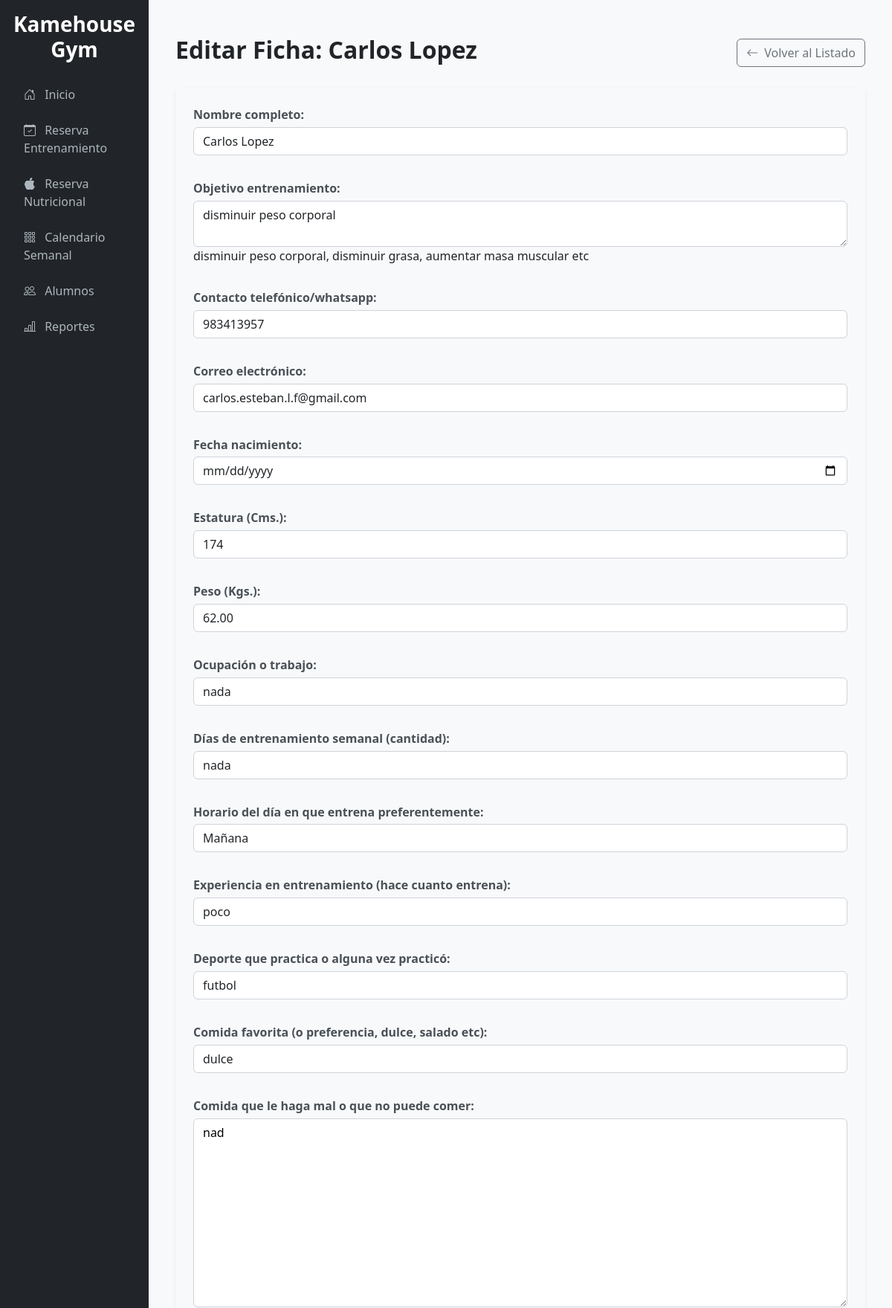
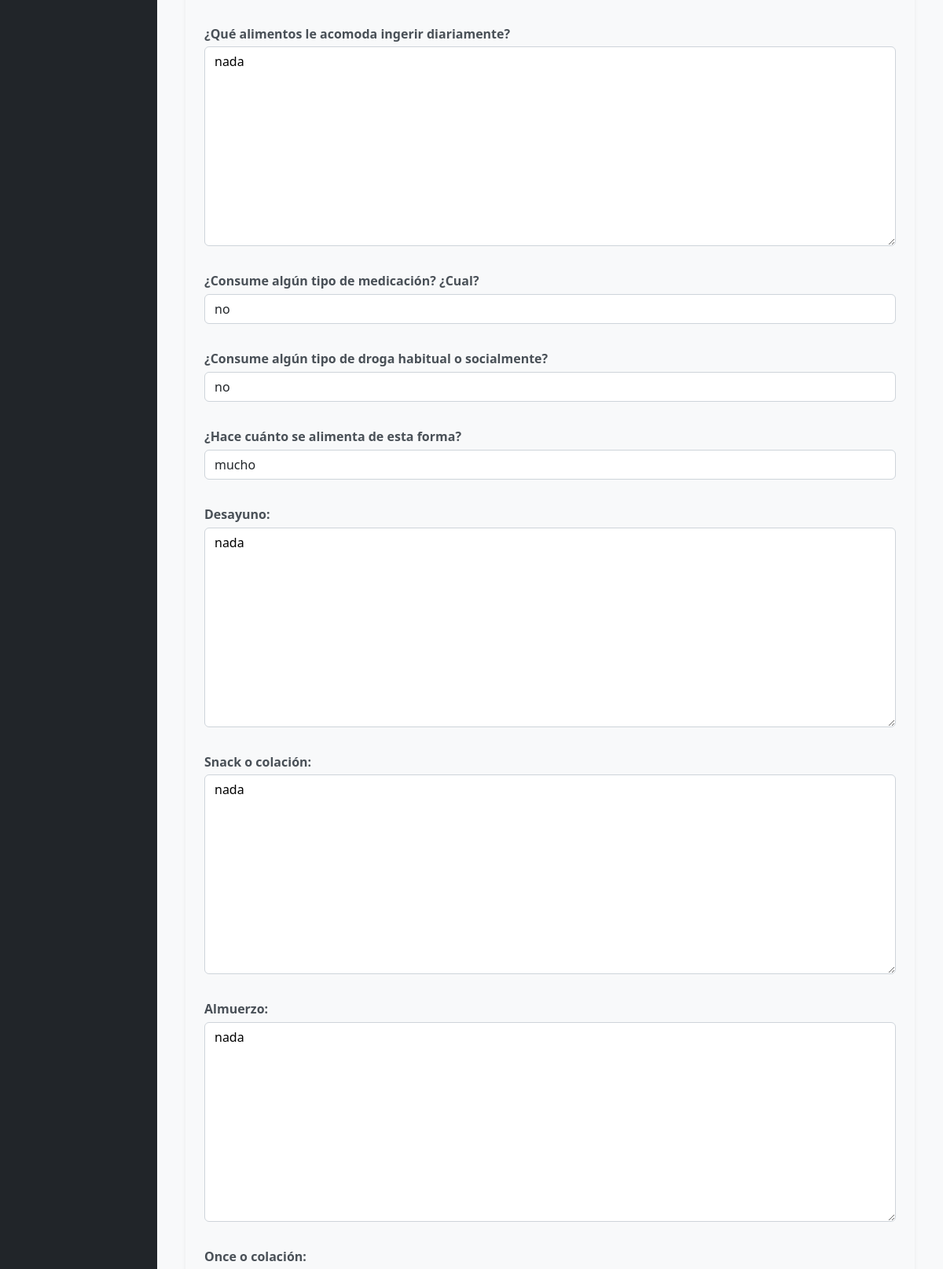
Screenshot of /gym/alumnos/1/editar/ (signed in, upper part) with the database file from the repository (2 pictures, top to bottom).
### reservas/models.py (models this page shows, shortened)
class FichaAlumno(models.Model):
    usuario = models.OneToOneField(User, on_delete=models.SET_NULL, null=True, blank=True, related_name='ficha')
    fecha_registro = models.DateField(auto_now_add=True)
    nombre_completo = models.CharField(max_length=200)
    objetivo = models.TextField(verbose_name="Objetivo entrenamiento", help_text="disminuir peso corporal, disminuir grasa, aumentar masa muscular etc")
    telefono = models.CharField(max_length=20, verbose_name="Contacto telefónico/whatsapp")
    correo = models.EmailField(blank=True, null=True, verbose_name="Correo electrónico")
    fecha_nacimiento = models.DateField()
    estatura = models.PositiveIntegerField(verbose_name="Estatura (Cms.)")
    peso = models.DecimalField(max_digits=5, decimal_places=2, verbose_name="Peso (Kgs.)")
    ocupacion = models.CharField(max_length=200, verbose_name="Ocupación o trabajo")
    dias_semanales = models.CharField(max_length=50, verbose_name="Días de entrenamiento semanal (cantidad)")
    horario_preferente = models.CharField(max_length=100, verbose_name="Horario del día en que entrena preferentemente")
    experiencia = models.CharField(max_length=200, verbose_name="Experiencia en entrenamiento (hace cuanto entrena)")
    deporte_previo = models.CharField(max_length=200, verbose_name="Deporte que practica o alguna vez practicó", blank=True)
    comida_favorita = models.CharField(max_length=255, verbose_name="Comida favorita (o preferencia, dulce, salado etc)", blank=True)
    intolerancias = models.TextField(verbose_name="Comida que le haga mal o que no puede comer", blank=True)
    alimentos_diarios = models.TextField(verbose_name="¿Qué alimentos le acomoda ingerir diariamente?", blank=True)
    medicacion = models.CharField(max_length=255, verbose_name="¿Consume algún tipo de medicación? ¿Cual?", blank=True)
    drogas = models.CharField(max_length=255, verbose_name="¿Consume algún tipo de droga habitual o socialmente?", blank=True)
    dieta_tiempo = models.CharField(max_length=200, verbose_name="¿Hace cuánto se alimenta de esta forma?", blank=True)
    comida_desayuno = models.TextField(verbose_name="Desayuno", blank=True)
    comida_snack1 = models.TextField(verbose_name="Snack o colación", blank=True)
    comida_almuerzo = models.TextField(verbose_name="Almuerzo", blank=True)
    comida_once = models.TextField(verbose_name="Once o colación", blank=True)
    comida_cena = models.TextField(verbose_name="Cena o ultima comida del dia", blank=True)
    lesiones = models.TextField(verbose_name="Lesiones, problemas, operación/tratamiento médico", blank=True)
    enfermedades_familiares = models.TextField(verbose_name="Enfermedades/patologías familiares", blank=True)
    hora_despertar = models.TimeField(verbose_name="¿A qué hora usted generalmente se despierta o levanta?", null=True, blank=True)
    hora_dormir = models.TimeField(verbose_name="¿a qué hora usted generalmente se duerme o acuesta?", null=True, blank=True)
    suplementos = models.TextField(verbose_name="Suplementos que ha consumido, tiempo y administración", blank=True)
    comentario_adicional = models.TextField(verbose_name="Comentario adicional", blank=True)
    class Meta:
        verbose_name = "Ficha de Alumno"
        verbose_name_plural = "Fichas de Alumnos"

### reservas/views.py (the view)
# urls.py: path('alumnos/<int:pk>/editar/', views.editar_alumno, name='editar_alumno'),
@login_required
def editar_alumno(request, pk):
    alumno = get_object_or_404(FichaAlumno, pk=pk)
    if request.method == 'POST':
        form = FichaAlumnoForm(request.POST, instance=alumno)
        if form.is_valid():
            form.save()
            return redirect('lista_alumnos')
    else:
        form = FichaAlumnoForm(instance=alumno)
    return render(request, 'admin_gym/editar_alumno.html', {'form': form, 'alumno': alumno})

### reservas/forms.py
class FichaAlumnoForm(forms.ModelForm):
    class Meta:
        model = FichaAlumno
        exclude = ['usuario', 'fecha_registro']
        widgets = {
            'fecha_nacimiento': forms.DateInput(attrs={'type': 'date', 'class': 'form-control'}),
            'hora_despertar': forms.TimeInput(attrs={'type': 'time', 'class': 'form-control'}),
            'hora_dormir': forms.TimeInput(attrs={'type': 'time', 'class': 'form-control'}),
            'objetivo': forms.Textarea(attrs={'rows': 2, 'class': 'form-control'}),
        }
    def __init__(self, *args, **kwargs):
        super().__init__(*args, **kwargs)
        for field in self.fields.values():
            if not isinstance(field.widget, (forms.DateInput, forms.TimeInput, forms.Textarea)):
                field.widget.attrs['class'] = 'form-control'

### templates/admin_gym/editar_alumno.html (shortened to what this page needs)
{% extends 'base.html' %}
{% block content %}
<div class="container-fluid py-4">
    <div class="d-flex justify-content-between align-items-center mb-4">
        <h2 class="fw-bold text-dark">Editar Ficha: {{ alumno.nombre_completo }}</h2>
        <a href="{% url 'lista_alumnos' %}" class="btn btn-outline-secondary"><i class="bi bi-arrow-left me-2"></i>Volver al Listado</a>
    </div>
    <div class="card shadow-sm border-0">
        <div class="card-body p-4 bg-light rounded">
            <form method="post">
                <div class="row g-3 form-edicion">
                    {{ form.as_p }}
                </div>
            </form>
        </div>
    </div>
</div>
{% endblock %}

### templates/base.html (style rules this page uses)
body { background-color: #f8f9fa; }

### templates/admin_gym/editar_alumno.html (style rules this page uses)
.form-edicion p { margin-bottom: 1rem; width: 100%; }
.form-edicion label { font-weight: 600; color: #495057; display: block; margin-bottom: 0.3rem; }
.form-edicion input, .form-edicion select, .form-edicion textarea { display: block; width: 100%; padding: 0.375rem 0.75rem; border: 1px solid #ced4da; border-radius: 0.375rem; }

### rows the page displays
FichaAlumno: nombre_completo "Carlos Lopez", objetivo "disminuir peso corporal", telefono "983413957", correo "carlos.esteban.l.f@gmail.com", estatura "174", peso "62.00", ocupacion "nada", dias_semanales "nada", horario_preferente "Mañana", experiencia "poco", deporte_previo "futbol", comida_favorita "dulce", intolerancias "nad", alimentos_diarios "nada", medicacion "no", drogas "no", dieta_tiempo "mucho", comida_desayuno "nada", comida_snack1 "nada", comida_almuerzo "nada"
